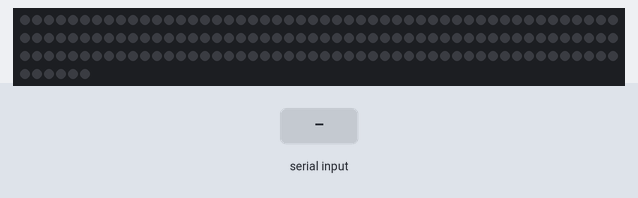
Bench run of a sketch on a simulated Arduino Uno, built with avr-gcc and run on an emulated ATmega328P. On the bench: 156 RGB LEDs in strip order, left to right, continuing on the next row. Inputs (shaded band) come from the test bench. Dim RGB values are drawn brighter than linear.

Above: at 1.2 s.
1.3 s: "1" received over Serial
4.3 s: "2" received over Serial
At 5.8 s:
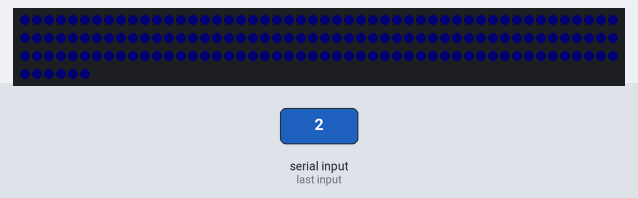
7.3 s: "5" received over Serial
At 10.2 s:
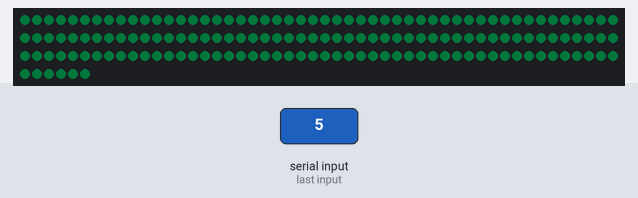
10.3 s: "3" received over Serial
At 13.2 s:
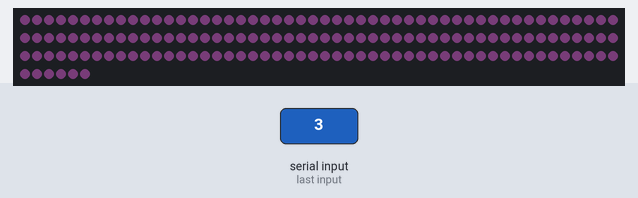
13.3 s: "6" received over Serial
16.3 s: "4" received over Serial
Timing chart, 0 to 19.3 s (numbered marks = the images above; inputs shaded):
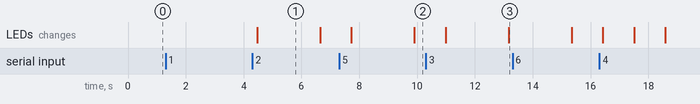

Measured:
- after the input at 1.3 s, every drawn part: stays the same

The sketch:

arduino.ino
```cpp
#include <Adafruit_NeoPixel.h>
#ifdef __AVR__
  #include <avr/power.h>
#endif

int r,g,b,targetR,targetB,targetG;

// Which pin on the Arduino is connected to the NeoPixels?
#define PIN            6

// How many NeoPixels are attached to the Arduino?
#define NUMPIXELS      156

// When we setup the NeoPixel library, we tell it how many pixels, and which pin to use to send signals.

Adafruit_NeoPixel pixels = Adafruit_NeoPixel(NUMPIXELS, PIN);

int delayval = 500; // delay for half a second

char val; // Data received from the serial port


 void setup() {

 pixels.begin(); // This initializes the NeoPixel library.
 pixels.setBrightness(120);//set brightness of pixels to half
 Serial.begin(9600); // Start serial communication at 9600 bps
 }

 void loop() {

 while (Serial.available()) { // If data is available to read,
 val = Serial.read(); // read it and store it in val
 }


 //WE NEED TO DO THIS FOR EACH OF THE NOTES THAT WILL BE PLAYED
 if (val == '1') {
  targetG = 0;
  targetB = 255;
  targetR = 0;
  fadeTo();

 //this will set all of the pixels to the same colour at once
 for(int i=0; i< pixels.numPixels(); i++) {
      pixels.setPixelColor(i, r,g,b);
      pixels.show();
    }
 }

 if(val == '2'){
   targetG = 255;
   targetB = 102;
   targetR = 0;
   fadeTo();

  for(int i=0; i< pixels.numPixels(); i++) {
      pixels.setPixelColor(i, r,g,b);
      pixels.show();
    }

 }

  if (val == '3') {
  targetG = 0;
  targetB = 204;
  targetR = 153;
  fadeTo();

 //this will set all of the pixels to the same colour at once
 for(int i=0; i< pixels.numPixels(); i++) {
      pixels.setPixelColor(i, r,g,b);
      pixels.show();
    }
 }

  if (val == '4') {
  targetG = 255;
  targetB = 51;
  targetR = 153;
  fadeTo();

 //this will set all of the pixels to the same colour at once
 for(int i=0; i< pixels.numPixels(); i++) {
      pixels.setPixelColor(i, r,g,b);
      pixels.show();
    }
 }

   if (val == '5') {
  targetG = 153;
  targetB = 0;
  targetR = 255;
  fadeTo();

 //this will set all of the pixels to the same colour at once
 for(int i=0; i< pixels.numPixels(); i++) {
      pixels.setPixelColor(i, r,g,b);
      pixels.show();
    }
 }

   if (val == '6') {
  targetG = 255;
  targetB = 255;
  targetR = 0;
  fadeTo();

 //this will set all of the pixels to the same colour at once
 for(int i=0; i< pixels.numPixels(); i++) {
      pixels.setPixelColor(i, r,g,b);
      pixels.show();
    }
 }

    if (val == '7') {
  targetG = 0;
  targetB = 204;
  targetR = 102;
  fadeTo();

 //this will set all of the pixels to the same colour at once
 for(int i=0; i< pixels.numPixels(); i++) {
      pixels.setPixelColor(i, r,g,b);
      pixels.show();
    }
 }

    if (val == '8') {
  targetG = 255;
  targetB = 153;
  targetR = 255;
  fadeTo();

 //this will set all of the pixels to the same colour at once
 for(int i=0; i< pixels.numPixels(); i++) {
      pixels.setPixelColor(i, r,g,b);
      pixels.show();
    }
 }

    if (val == '9') {
  targetG = 0;
  targetB = 0;
  targetR = 255;
  fadeTo();

 //this will set all of the pixels to the same colour at once
 for(int i=0; i< pixels.numPixels(); i++) {
      pixels.setPixelColor(i, r,g,b);
      pixels.show();
    }
 }


 delay(100); // Wait 100 milliseconds for next reading
 }

void fadeTo() {
  if(targetG < g){
    g--;
  }
  else if(targetG > g){
    g++;
  }
  if(targetB < b){
    b--;
  }
  else if(targetB > b){
    b++;
  }
  if(targetR < r){
    r--;
  }
  else if(targetR > r){
    r++;
  }

 }

 void resetC(){
  r =0;
  g = 0;
  b =0;

 }
```
